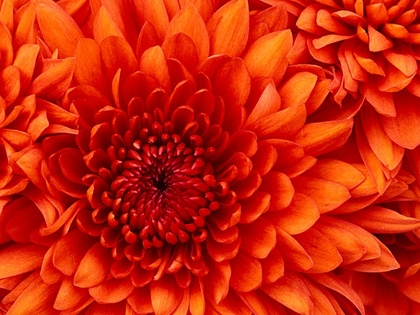
%> input picture axi_dma_conv_v3/test/H1.jpg, 420 x 315 px, shrunk from 640 x 480 before the run
$ octave get_many_frames.m   (GNU Octave 9; MATLAB toolbox functions it lacks are replaced by stand-ins)
%> lines starting %> are read from the running program, lines starting %| are printed output that depends on the picture
file_out = fopen('D:\\test2\\image_out_ml.bin', 'w');

imgs{1} = imread('D:\\test2\\H1.jpg');
imgs{2} = imread('D:\\test2\\H2.jpg');
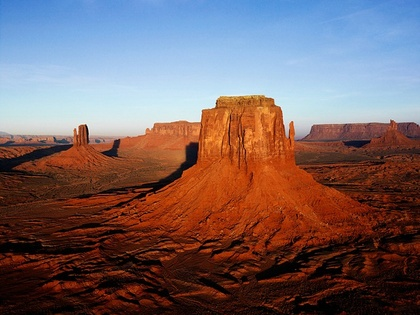
%> input picture axi_dma_conv_v3/test/H2.jpg, 420 x 315 px, shrunk from 640 x 480 before the run
imgs{3} = imread('D:\\test2\\H3.jpg');
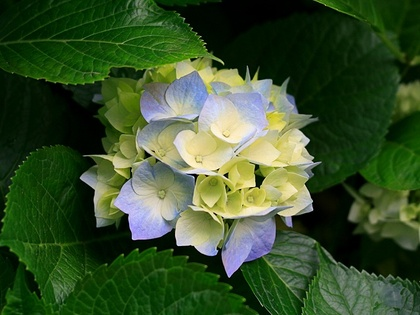
%> input picture axi_dma_conv_v3/test/H3.jpg, 420 x 315 px, shrunk from 640 x 480 before the run
imgs{4} = imread('D:\\test2\\H4.jpg');
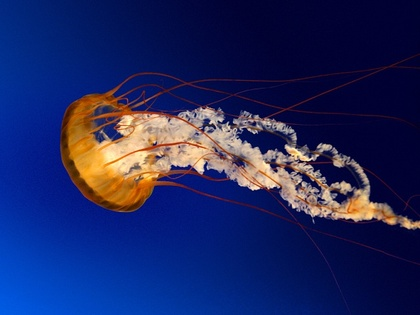
%> input picture axi_dma_conv_v3/test/H4.jpg, 420 x 315 px, shrunk from 640 x 480 before the run
imgs{5} = imread('D:\\test2\\H5.jpg');
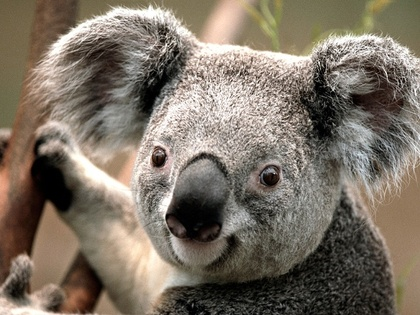
%> input picture axi_dma_conv_v3/test/H5.jpg, 420 x 315 px, shrunk from 640 x 480 before the run
imgs{6} = imread('D:\\test2\\H6.jpg');
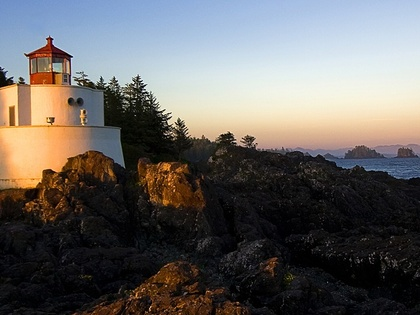
%> input picture axi_dma_conv_v3/test/H6.jpg, 420 x 315 px, shrunk from 640 x 480 before the run
%> (the run ends here)
